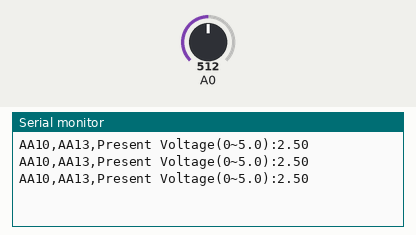
A sketch run on a simulated Arduino Uno, built with avr-gcc and run on an emulated ATmega328P. Shown: the last lines printed to the serial monitor. Inputs (shaded band) come from the test bench; at power-on: A0 = 512.

Above: at 1.3 s.
1.4 s: A0 set to 716
At 1.9 s:
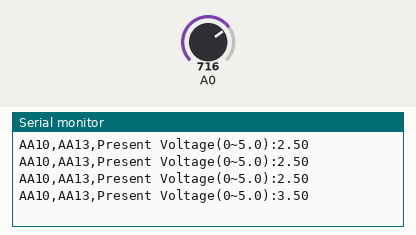
2.9 s: A0 set to 900
At 3.4 s:
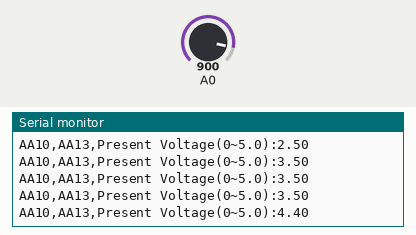
Timing chart, 0 to 5.9 s (numbered marks = the images above; inputs shaded):
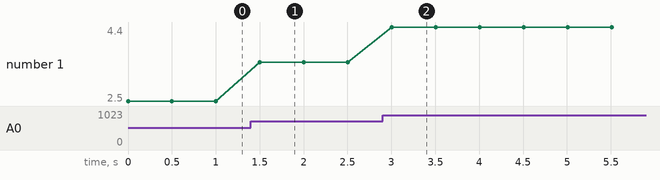

Measured:
- after the input at 1.4 s, the serial monitor: prints a new line after 0.10 s (image 1)
- after the input at 2.9 s, the serial monitor: prints a new line after 0.10 s (image 2)
- plotted number 1: 2.5 → 3.5 after the input at 1.4 s, 3.5 → 4.4 after the input at 2.9 s

The sketch:

sketch06_analog_read.ino
```cpp
void setup() {
  // put your setup code here, to run once:
 Serial.begin(9600);
}


void loop() {
  // put your main code here, to run repeatedly:
  int sensorValue = analogRead(A0);
  Serial.print("AA10,AA13,Present Voltage(0~5.0):");
  //float resistance=sensorValue*(10.0/1023.0);
  float voltage=sensorValue*(5.0/1023.0);
  Serial.println(voltage);
  delay(500);
}
```
